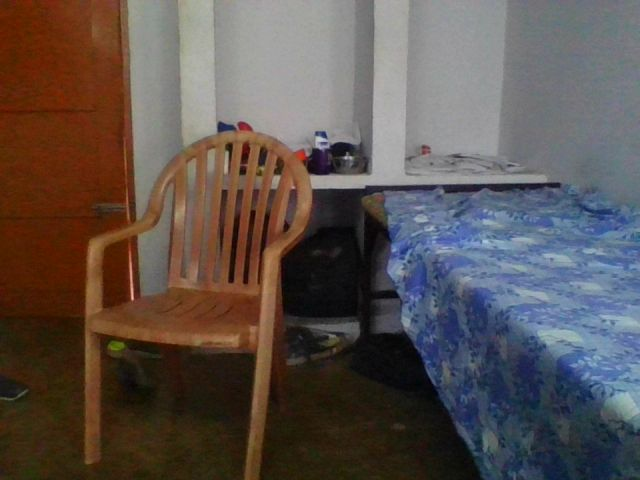
#> input picture tello/auto_drone/photo.jpg, 640 x 480 px, given in place of the camera
$ python boxing.py
#> lines starting #> are read from the running program, lines starting #| are printed output that depends on the picture; after the words box and inside, x2 and y2 are one past the last pixel; in counts of white or black regions, pixels touching at a corner belong together
import cv2
import numpy as np
import newtello
import time
import threading

def slip_thread(x,y):
	#time.sleep(1)

	dx,dy =x-720/2,y-960/2
	if abs(dy)<960:
		if dx>0:
			#my_drone.right(20)
			#my_drone.flip('r')
			print("right")
		if dx<0:
			#my_drone.left(20)
			#my_drone.flip('l')
			print("left")
	else:
		if dy>0:
			#my_drone.up(30)
			print("up")
		if dy<0:
			#my_drone.down(30)
			print("down")


font = cv2.FONT_HERSHEY_SIMPLEX
cap = cv2.VideoCapture(0)
# [7 lines of commented-out code are left out]
"""

	redimage = np.array(image[:,:,2])


	red = cv2.inRange(redimage,230,255)
	mask = cv2.inRange(image[:,:,2],0,100)
	red= cv2.bitwise_and(red,red, mask=mask)
"""

t=-1

while 1:
	ret, image =cap.read()
#> image is the input picture: shape (480, 640, 3); mean B, G, R 78.3, 82.2, 92.1
	#ret, image =my_drone.get_snap()#(720, 960, 3)
	image = cv2.resize(image, (720, 960))
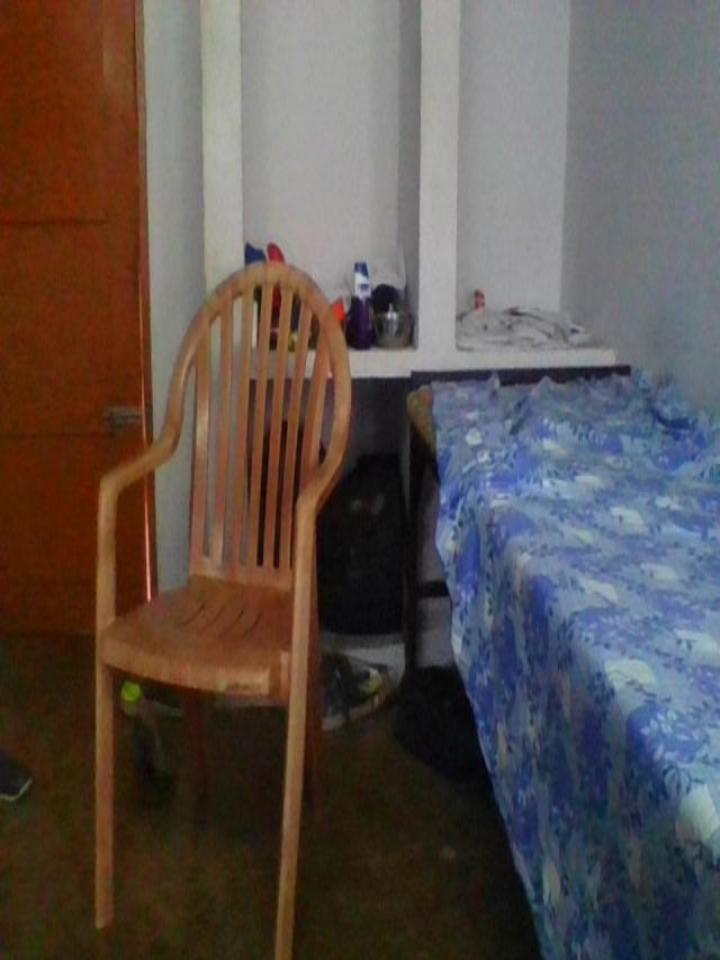
#> image: shape (960, 720, 3); mean B, G, R 78.2, 82.1, 92
	image=cv2.flip(image,1)
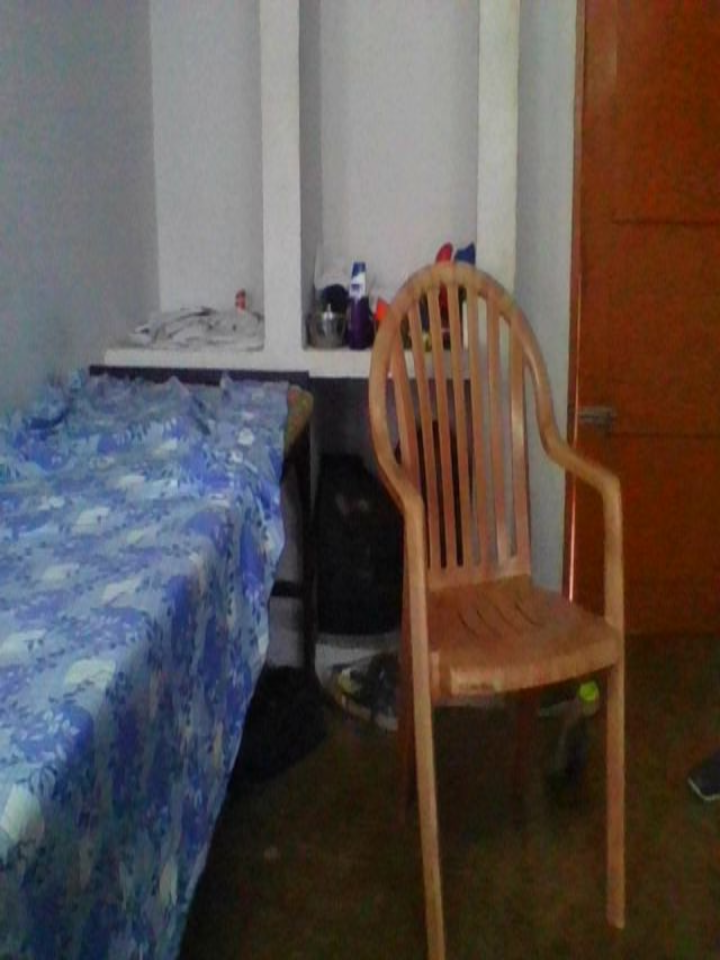
#> image: shape (960, 720, 3); mean B, G, R 78.2, 82.1, 92
	hsv = cv2.cvtColor(image, cv2.COLOR_BGR2HSV)
#> hsv: shape (960, 720, 3); mean H, S, V 56.2, 107.1, 103.5
	lower_blue = np.array([144, 153,153])
	upper_blue = np.array([179, 255, 255])
	mask = cv2.inRange(hsv, lower_blue, upper_blue)
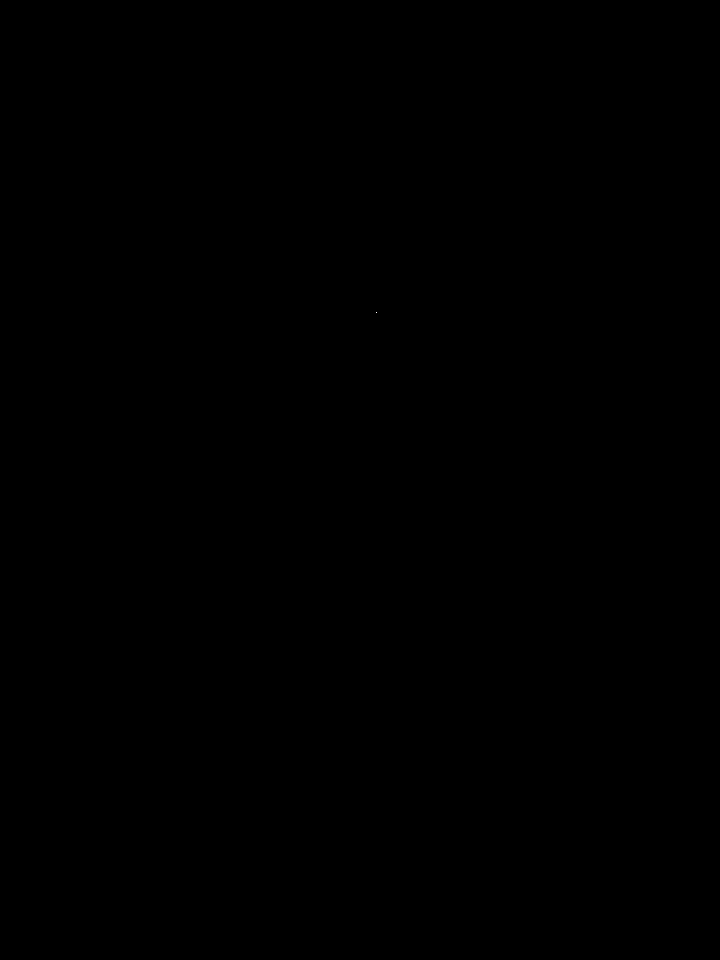
#> mask: shape (960, 720); 0% white in thin lines or dots, all inside (x1, y1, x2, y2) = (376, 312, 377, 313)
	percent  = np.std(mask)
#> percent = 0.307
	if percent>8 and t<=0:

		cv2.putText(image,"attack",(20,50), font, 1,(255,100,255),1,cv2.LINE_AA)
		t=20
		#slip(cX,cY)
		action_thread = threading.Thread(target=slip_thread,args=(cX,cY),daemon=True)
		action_thread.start()
	if t>0:
		t-=1
	if t==0:
		action_thread.join()
	M = cv2.moments(mask)
#> M = moments, m00 255, centre m10/m00, m01/m00 = (376, 312)
	cX = int(M["m10"] / (M["m00"]+0.0001))
#> cX = 375
	cY = int(M["m01"] / (M["m00"]+0.0001))
#> cY = 311
	cv2.circle(image, (cX, cY), 5, (255, 0, 100), -1)
#> image: shape (960, 720, 3); 0.01% of pixels changed, all inside (x1, y1, x2, y2) = (370, 306, 381, 317)
	cv2.imshow("obj", mask)
	cv2.putText(image,str(percent),(10,30), font, 1,(255,255,255),2,cv2.LINE_AA)
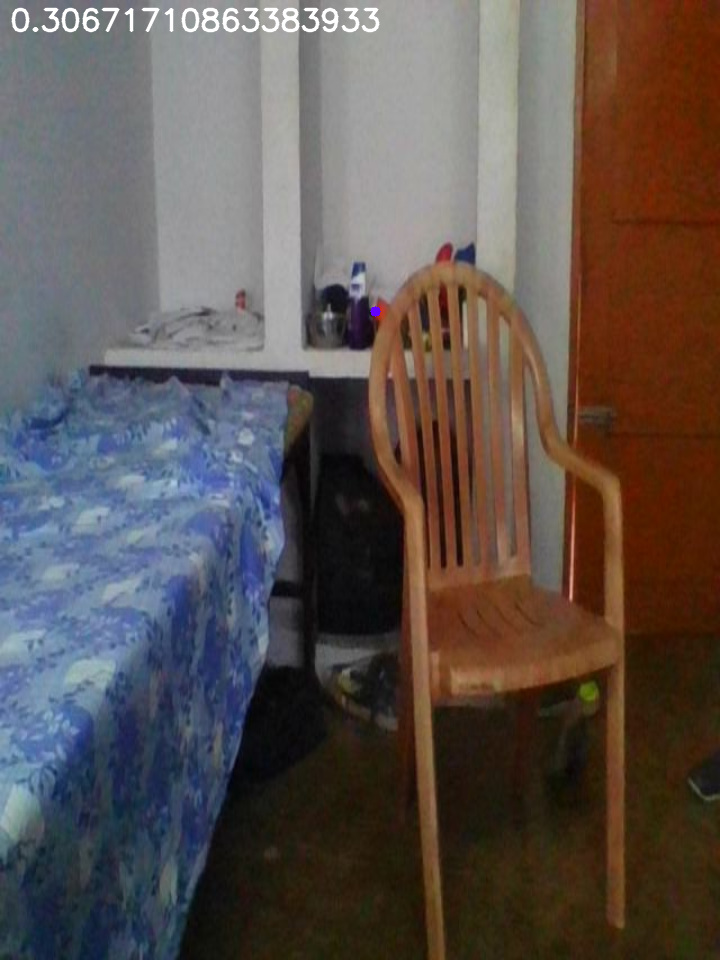
#> image: shape (960, 720, 3); mean B, G, R 78.8, 82.7, 92.6
	cv2.imshow("live ", image)

	k = cv2.waitKey(1) & 0xFF
#> (key Esc is pressed here)
	if k == 27:
		break
#> (the run stopped early here; a loop or call above may not have finished)
